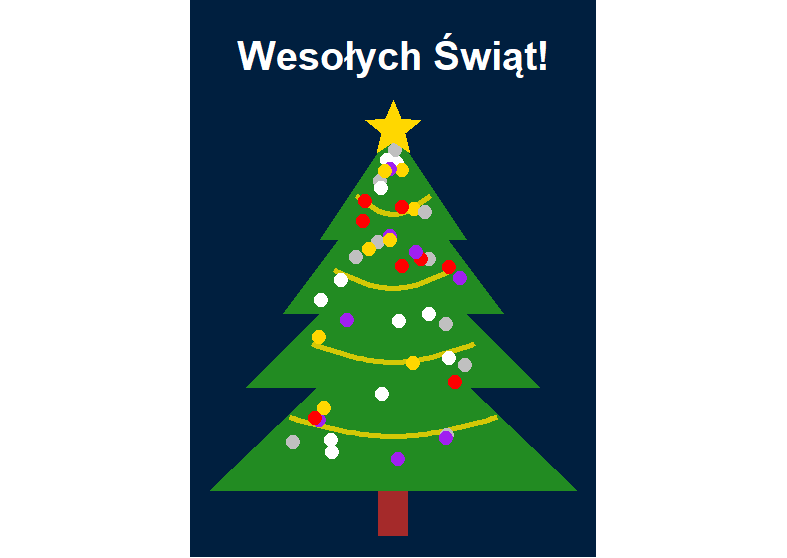

This chart was generated by the following R code:
library(ggplot2)
library(dplyr)

choinka <- data.frame(
  grupa = c(rep("Pien", 4), rep("L4", 3), rep("L3", 3), rep("L2", 3), rep("L1", 3)),
  x = c(-0.4, 0.4, 0.4, -0.4, -5, 5, 0, -4, 4, 0, -3, 3, 0, -2, 2, 0),
  y = c(0, 0, 1.2, 1.2, 1.2, 1.2, 6, 4, 4, 8, 6, 6, 10, 8, 8, 11),
  kolor = c(rep("brown", 4), rep("forestgreen", 12))
)

set.seed(2025)
bombki <- data.frame(x = numeric(), y = numeric(), kolor = character())
for (i in 1:45) {
  y_los <- runif(1, 1.5, 10.5)
  szerokosc <- case_when(
    y_los < 4  ~ 5 * (1 - (y_los - 1.2) / 4.8),
    y_los < 6  ~ 4 * (1 - (y_los - 4) / 4),
    y_los < 8  ~ 3 * (1 - (y_los - 6) / 4),
    TRUE       ~ 2 * (1 - (y_los - 8) / 3)
  )
  x_los <- runif(1, -(szerokosc - 0.3), (szerokosc - 0.3))
  bombki <- rbind(bombki, data.frame(x = x_los, y = y_los, kolor = sample(c("red", "gold", "white", "purple", "#C0C0C0"), 1)))
}

poziomy_y <- c(3.2, 5.2, 7.2, 9.2)
szerokosci_y <- c(2.8, 2.2, 1.6, 1.0)
lancuchy <- data.frame(x = numeric(), y = numeric(), grupa = character())
for (i in 1:4) {
  x_sekwencja <- seq(-szerokosci_y[i], szerokosci_y[i], length.out = 50)
  y_sekwencja <- poziomy_y[i] - 0.5 * cos(x_sekwencja / szerokosci_y[i] * pi / 2)
  lancuchy <- rbind(lancuchy, data.frame(x = x_sekwencja, y = y_sekwencja, grupa = as.character(i)))
}

katy <- seq(90, 450, length.out = 11)[1:10]
promienie <- rep(c(0.8, 0.35), 5)
gwiazda <- data.frame(
  x = promienie * cos(katy * pi / 180),
  y = 11 + promienie * sin(katy * pi / 180)
)

ggplot() +
  geom_polygon(data = choinka, aes(x = x, y = y, group = grupa, fill = kolor), color = NA) +
  geom_path(data = lancuchy, aes(x = x, y = y, group = grupa), color = "gold", linewidth = 1.2, alpha = 0.8) +
  geom_point(data = bombki, aes(x = x, y = y, color = kolor), size = 3) +
  geom_polygon(data = gwiazda, aes(x = x, y = y), fill = "gold", color = NA) +
  scale_fill_identity() +
  scale_color_identity() +
  theme_void() +
  theme(
    panel.background = element_rect(fill = "#001f3f", color = NA),
    plot.background = element_rect(fill = "#001f3f", color = NA),
    plot.title = element_text(color = "white", hjust = 0.5, size = 20, face = "bold", margin = margin(t = 20))
  ) +
  ggtitle("Wesołych Świąt!") +
  coord_fixed()
